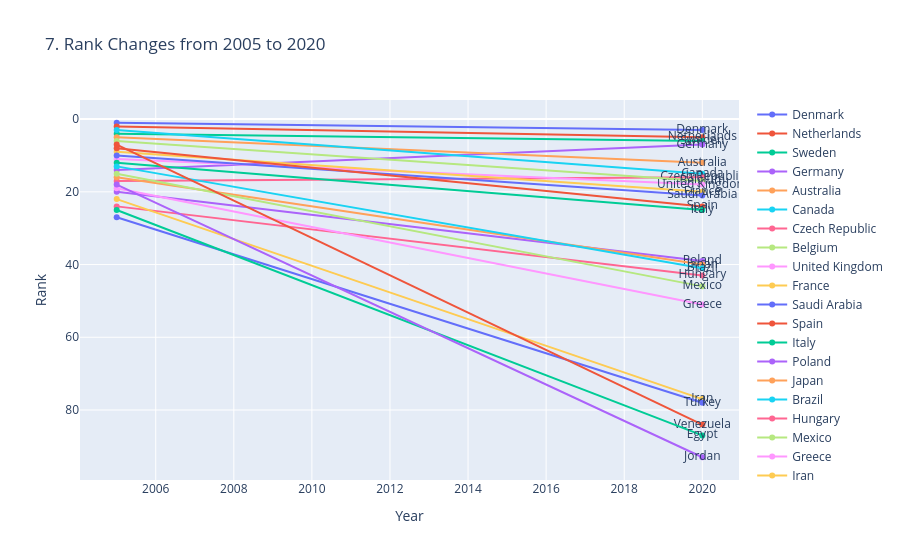

Source (notebook cell):
### Code cell
# 7. Rank Change Slope Chart
if all(col in df_all.columns for col in ["country", "year", "happiness_score"]):
    years_available = sorted(df_all['year'].unique())
    if len(years_available) >= 2:
        year1, year2 = years_available[0], years_available[-1]
        df_rank = df_all[df_all["year"].isin([year1, year2])].copy()
        df_rank["rank"] = df_rank.groupby("year")["happiness_score"].rank(ascending=False)
        pivot = df_rank.pivot(index="country", columns="year", values="rank").dropna()
        pivot = pivot.reset_index().sort_values(year2)
        fig7 = go.Figure()
        for _, row in pivot.iterrows():
            fig7.add_trace(go.Scatter(
                x=[year1, year2], 
                y=[row[year1], row[year2]], 
                mode='lines+markers+text',
                text=[None, row["country"]], 
                name=row["country"]
            ))
        fig7.update_layout(title=f"7. Rank Changes from {year1} to {year2}", 
                          xaxis_title="Year", 
                          yaxis_title="Rank", 
                          yaxis_autorange="reversed")
        fig7.show()

### Figure 1 — Plotly figure (JSON) as saved in the notebook; plotly's stock layout.template omitted (floating-point values rounded to 4 significant figures)
{"data": [{"mode": "lines+markers+text", "name": "Denmark", "text": [null, "Denmark"], "type": "scatter", "x": [2005, 2020], "y": [1, 3]}, {"mode": "lines+markers+text", "name": "Netherlands", "text": [null, "Netherlands"], "type": "scatter", "x": [2005, 2020], "y": [2, 5]}, {"mode": "lines+markers+text", "name": "Sweden", "text": [null, "Sweden"], "type": "scatter", "x": [2005, 2020], "y": [4, 6]}, {"mode": "lines+markers+text", "name": "Germany", "text": [null, "Germany"], "type": "scatter", "x": [2005, 2020], "y": [14, 7]}, {"mode": "lines+markers+text", "name": "Australia", "text": [null, "Australia"], "type": "scatter", "x": [2005, 2020], "y": [5, 12]}, {"mode": "lines+markers+text", "name": "Canada", "text": [null, "Canada"], "type": "scatter", "x": [2005, 2020], "y": [3, 15]}, {"mode": "lines+markers+text", "name": "Czech Republic", "text": [null, "Czech Republic"], "type": "scatter", "x": [2005, 2020], "y": [17, 16]}, {"mode": "lines+markers+text", "name": "Belgium", "text": [null, "Belgium"], "type": "scatter", "x": [2005, 2020], "y": [6, 17]}, {"mode": "lines+markers+text", "name": "United Kingdom", "text": [null, "United Kingdom"], "type": "scatter", "x": [2005, 2020], "y": [11, 18]}, {"mode": "lines+markers+text", "name": "France", "text": [null, "France"], "type": "scatter", "x": [2005, 2020], "y": [9, 20]}, {"mode": "lines+markers+text", "name": "Saudi Arabia", "text": [null, "Saudi Arabia"], "type": "scatter", "x": [2005, 2020], "y": [10, 21]}, {"mode": "lines+markers+text", "name": "Spain", "text": [null, "Spain"], "type": "scatter", "x": [2005, 2020], "y": [8, 24]}, {"mode": "lines+markers+text", "name": "Italy", "text": [null, "Italy"], "type": "scatter", "x": [2005, 2020], "y": [12, 25]}, {"mode": "lines+markers+text", "name": "Poland", "text": [null, "Poland"], "type": "scatter", "x": [2005, 2020], "y": [20, 39]}, {"mode": "lines+markers+text", "name": "Japan", "text": [null, "Japan"], "type": "scatter", "x": [2005, 2020], "y": [16, 40]}, {"mode": "lines+markers+text", "name": "Brazil", "text": [null, "Brazil"], "type": "scatter", "x": [2005, 2020], "y": [13, 41]}, {"mode": "lines+markers+text", "name": "Hungary", "text": [null, "Hungary"], "type": "scatter", "x": [2005, 2020], "y": [24, 43]}, {"mode": "lines+markers+text", "name": "Mexico", "text": [null, "Mexico"], "type": "scatter", "x": [2005, 2020], "y": [15, 46]}, {"mode": "lines+markers+text", "name": "Greece", "text": [null, "Greece"], "type": "scatter", "x": [2005, 2020], "y": [19, 51]}, {"mode": "lines+markers+text", "name": "Iran", "text": [null, "Iran"], "type": "scatter", "x": [2005, 2020], "y": [22, 77]}, {"mode": "lines+markers+text", "name": "Turkey", "text": [null, "Turkey"], "type": "scatter", "x": [2005, 2020], "y": [27, 78]}, {"mode": "lines+markers+text", "name": "Venezuela", "text": [null, "Venezuela"], "type": "scatter", "x": [2005, 2020], "y": [7, 84]}, {"mode": "lines+markers+text", "name": "Egypt", "text": [null, "Egypt"], "type": "scatter", "x": [2005, 2020], "y": [25, 87]}, {"mode": "lines+markers+text", "name": "Jordan", "text": [null, "Jordan"], "type": "scatter", "x": [2005, 2020], "y": [18, 93]}], "layout": {"title": {"text": "7. Rank Changes from 2005 to 2020"}, "xaxis": {"title": {"text": "Year"}}, "yaxis": {"autorange": "reversed", "title": {"text": "Rank"}}}}
